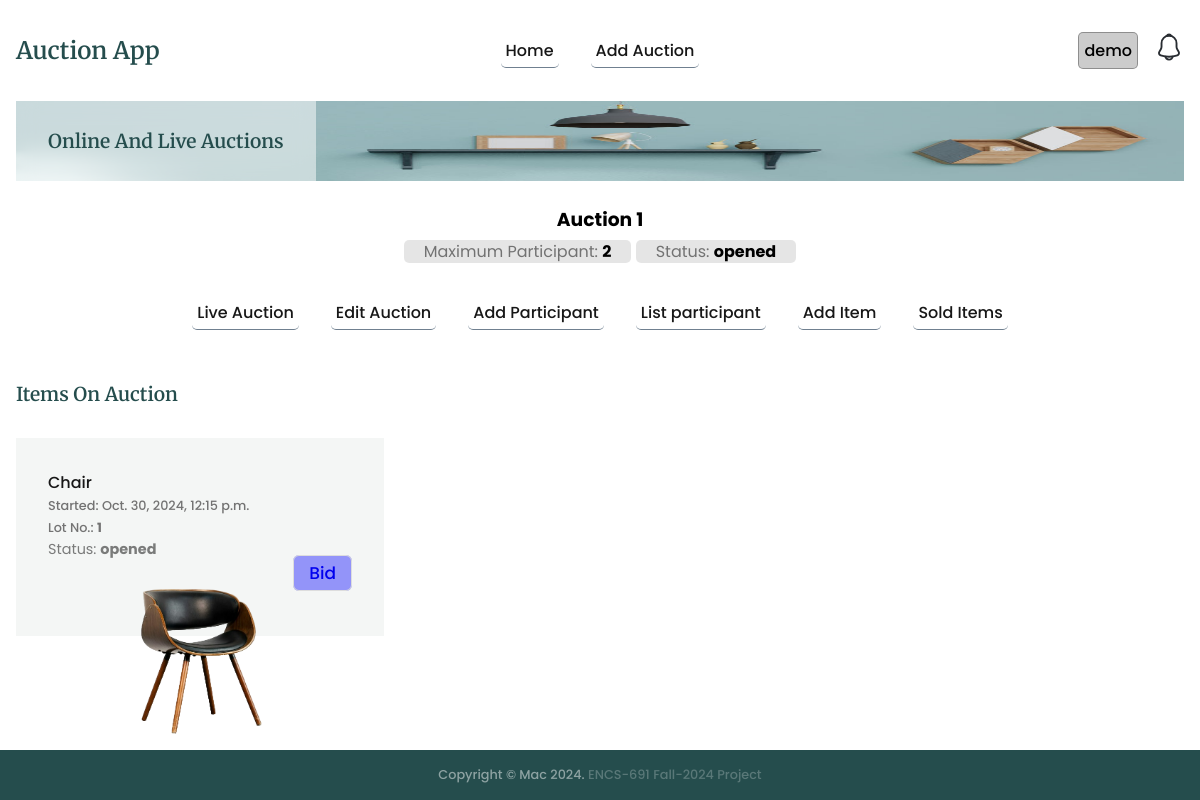
The app's page /auction/1/?page=index (signed in), older data.
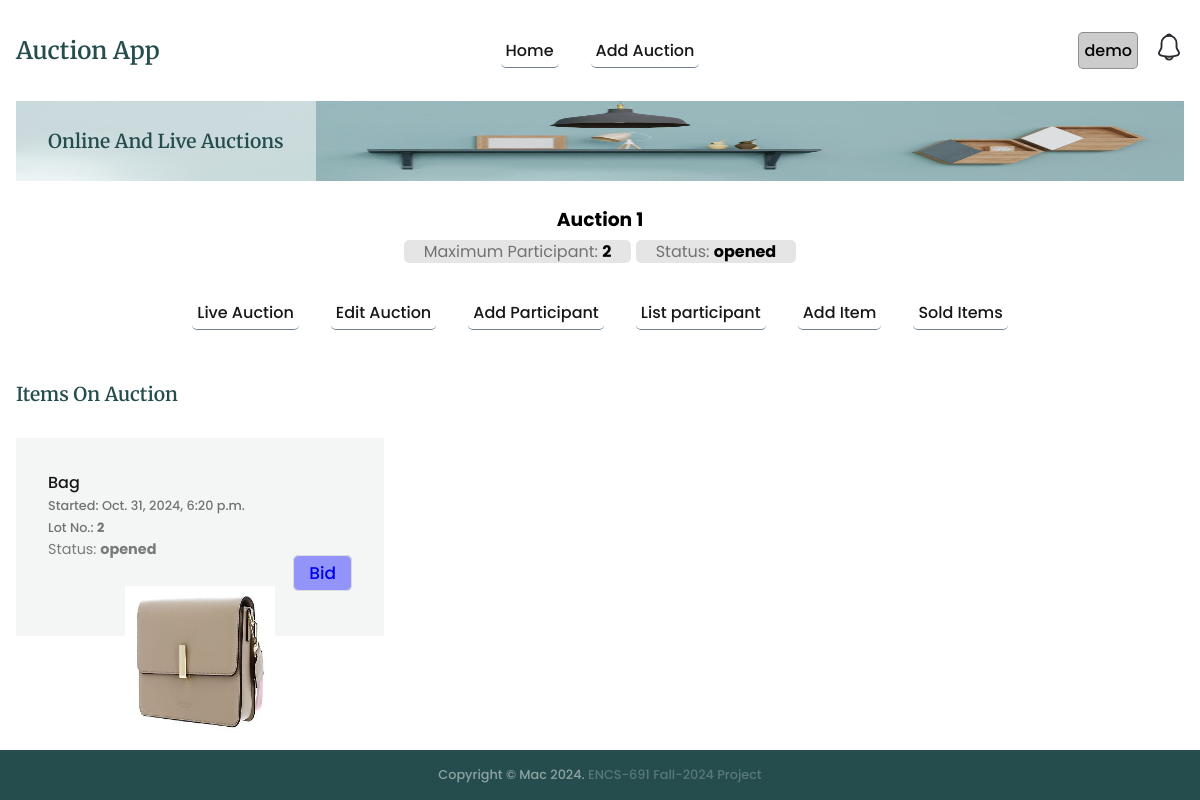
The same page, newer data.
### auctions/models.py (models this page shows, shortened)
class Item(models.Model):
    auctionid = models.CharField(max_length=200)
    name = models.CharField(max_length=200)
    description = models.CharField(max_length=200)
    categoryid = models.CharField(max_length=200)
    subcategoryid = models.CharField(max_length=200)
    status = models.CharField(max_length=200)
    minimumbid = models.IntegerField()
    username = models.CharField(max_length=200)
    image = models.CharField(max_length=200)
    createdat = models.DateTimeField(default=timezone.now)
    startat = models.DateTimeField(default=timezone.now)
    endat = models.DateTimeField()

### auctions/views.py (the view)
# urls.py: path('auction/<int:id>/', views.auctionIndex, name='auctionIndex'),
@login_required
def auctionIndex(req, id):
    auction = getRecordByPk(Auction, id)
    context = {
        'auction':auction,
        'pageOptions':{
            'page':'auctionIndex',
            'viewBtnLabel':'Bid',
            'header':'Items On Auction',
            'buttonLabel': 'Bid'
        }
    }
    try:
        filteredItems = Item.objects.filter(auctionid=id, status='opened')
    except:
        logging.error('Index: items not found')
        return render(req, 'auctions/auctionIndex.html', context=context)
    else:
        context['items'] = filteredItems
        return render(req, 'auctions/auctionIndex.html', context=context)

### auctions/utils.py (called while the page is built)
def getRecordByPk(model, id):
    try:
        record = model.objects.get(pk=id)
    except (KeyError, model.DoesNotExist):
        logging.error('getRecordByPk: model does not exist')
        return None
    else:
        return record

### templates/auctions/auctionIndex.html
{% extends "auctions/auctionBase.html" %}
{% block auction_content %}
<div>
    {% if auction and items and pageOptions %}
    <h4 class="section__header">{{pageOptions.header}}</h4>
    <div class="product__grid">
        {% for item in items %}
        <div class="product__card">
            <h4>{{item.name}}</h4>
            <p>Started: {{item.createdat}}</p>
            <p>Lot No.: <strong>{{item.id}}</strong></p>
            <div class="product-status">Status: <strong>{{item.status}}</strong></div>
            <div class="btn-div">
                <a class="bid-btn" href="{% url 'auctions:bidItem' auction.id item.id %}?page={{pageOptions.page}}">
                    {{pageOptions.buttonLabel}}
                </a>
            </div>
            <img src="{{item.image}}" alt="{{item.name}}" />
        </div>
        {% endfor %}
    </div>
    {% else %}
        <div class="auction-notice">No item available</div>
    {% endif %}
</div>
{% endblock %}

Row changes from the older to the newer data that the page shows:
no longer on this page (row edited): Item: name "Chair", createdat "Oct. 30, 2024, 12:15 p.m.", id "1", status "opened", buttonLabel "Bid", image (picture)
added Item: name "Bag", createdat "Oct. 31, 2024, 6:20 p.m.", id "2", status "opened", buttonLabel "Bid", image (picture)
